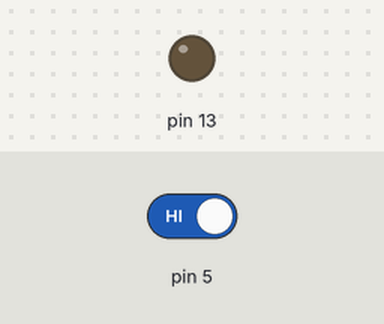
This sketch was run on a simulated Arduino Uno, built with avr-gcc and run on an emulated ATmega328P. On the bench: output pins drawn as LEDs (lit = HIGH). The test bench sets the inputs (shaded band); at power-on: pin 5 HIGH.

Above: at 1.2 s.
1.3 s: pin 5 driven LOW
At 2.0 s:
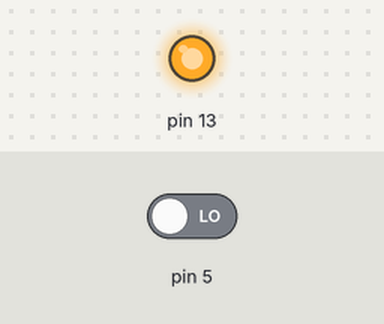
4.3 s: pin 5 driven HIGH
At 5.5 s:
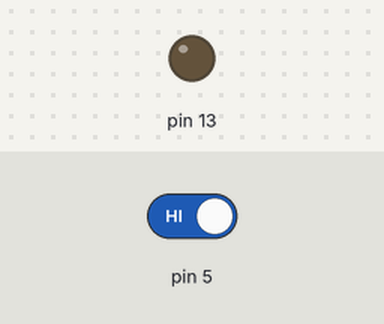
Timing chart, 0 to 7.3 s (numbered marks = the images above; inputs shaded):
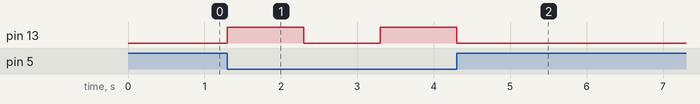

The sketch:

IRSensor.ino
```cpp
int IR_remote = 0;

void setup(){
  pinMode(13, OUTPUT);
  pinMode(5, INPUT);
}

void loop() {
  IR_remote =digitalRead(5);
  if(IR_remote==LOW){
    digitalWrite(13, HIGH);
    delay(1000);
    digitalWrite(13,LOW);
    delay(1000);
  }
  else{
    digitalWrite(13,LOW);
  }
}
```

Measured:
- after the input at 1.3 s, pin 13: LOW → HIGH at once, → LOW 1.0 s later, → HIGH 1.0 s later
- after the input at 4.3 s, pin 13: goes on until 4.3 s, then stays LOW
